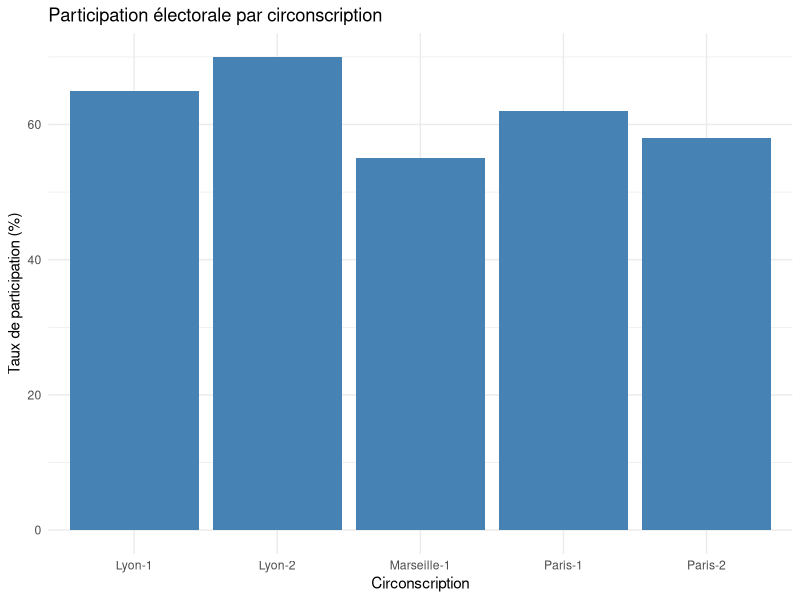

Source code (R):
# Introduction à R  pour le 1403----
# Ce script est conçu pour une première séance pratique (lab session).
# Objectif : découvrir R, manipuler des objets, explorer un jeu de données,
# et produire des statistiques descriptives simples.

# 1. Les bases de R ----

# R peut effectuer des opérations arithmétiques simples
1 + 1
2 * 200
200 ^ 2
100 / 100

# En R, tout est un objet. On peut créer un objet et lui attribuer une valeur avec "<-"
mon_premier_objet <- "J'aime R"
mon_deuxieme_objet <- 1:10   # suite de 1 à 10
mon_troisieme_objet <- 1:5   # suite de 1 à 5

# On peut ensuite combiner ces objets
mon_deuxieme_objet + mon_troisieme_objet
mon_deuxieme_objet * mon_troisieme_objet

# Exemple : un objet numérique
x <- 5
y <- 10
z <- x + y
print(z)  # Affiche 15

# Exemple : un objet texte (caractère)
salutation <- "Bonjour, R !"
print(salutation)


# 2. Fonctions ----
# Une fonction prend des "arguments" en entrée et retourne un résultat.

carre <- function(n) {
  return(n^2) # élève un nombre au carré
}
carre(4)

# Fonctions déjà incluses dans R
log(10)    # logarithme népérien
sqrt(25)   # racine carrée
mean(c(1, 2, 3, 4, 5))  # moyenne d'un vecteur


# 3. Structures de données ----

# Vecteur : suite d’éléments du même type
partis <- c("Gauche", "Droite", "Centre", "Abstention")
votes <- c(100, 150, 80, 50)

# Liste : mélange de plusieurs types d’objets
ma_liste <- list(nom = "Alice", age = 30, scores = c(10, 12, 15))

# Matrice : tableau numérique à deux dimensions
mat <- matrix(1:9, nrow = 3)

# Data frame : tableau de données (l’outil central en science politique)
deputes <- data.frame(
  ID = 1:5,
  Nom = c("A", "B", "C", "D", "E"),
  Parti = c("Gauche", "Droite", "Centre", "Droite", "Gauche"),
  Mandats = c(2, 1, 3, 0, 1)
)
print(deputes)

# Accéder aux colonnes
deputes$Parti
deputes[1, ]   # première ligne
deputes[, "Mandats"]


# 4. Explorer un jeu de données existant ----
# Exemple : le jeu de données intégré "iris"
data("iris")
head(iris)     # premières lignes
str(iris)      # structure des variables
summary(iris)  # statistiques descriptives


# 5. Le tidyverse ----
# Le tidyverse est une collection de packages modernes pour manipuler et visualiser les données
install.packages("tidyverse")
library(tidyverse)

# Créons un petit jeu de données sur les circonscriptions électorales
circo <- tibble(
  Circonscription = c("Paris-1", "Paris-2", "Lyon-1", "Lyon-2", "Marseille-1"),
  Participation = c(62, 58, 65, 70, 55),  # taux de participation (%)
  Inscrits = c(50000, 60000, 45000, 48000, 52000),  # électeurs inscrits
  Femmes_élues = c(2, 1, 0, 1, 2)  # nombre de femmes élues
)

# Ajouter une nouvelle variable : nombre de votants
circo <- circo %>%
  mutate(Votants = Inscrits * Participation / 100)

# Trier les circonscriptions par participation
circo %>% arrange(desc(Participation))

# Calculer la participation moyenne
circo %>% summarise(Participation_moy = mean(Participation))


# 6. Visualisation avec ggplot2 ----
ggplot(circo, aes(x = Circonscription, y = Participation)) +
  geom_col(fill = "steelblue") +
  labs(title = "Participation électorale par circonscription",
       x = "Circonscription", y = "Taux de participation (%)") +
  theme_minimal()


# 7. Statistiques descriptives ----

# Exemple avec une variable quantitative
mean(circo$Participation)   # moyenne
median(circo$Participation) # médiane
sd(circo$Participation)     # écart-type

# Exemple avec une variable qualitative
table(circo$Femmes_élues)   # effectifs
prop.table(table(circo$Femmes_élues))  # proportions


# 8. Exercice pour les étudiant·e·s ----
# 1. Créer un nouveau jeu de données sur 5 partis politiques :
#    variables = Nom du parti, % des voix, Nombre de sièges
# 2. Calculer la moyenne du % des voix.
# 3. Représenter la répartition des sièges par parti avec un barplot.
